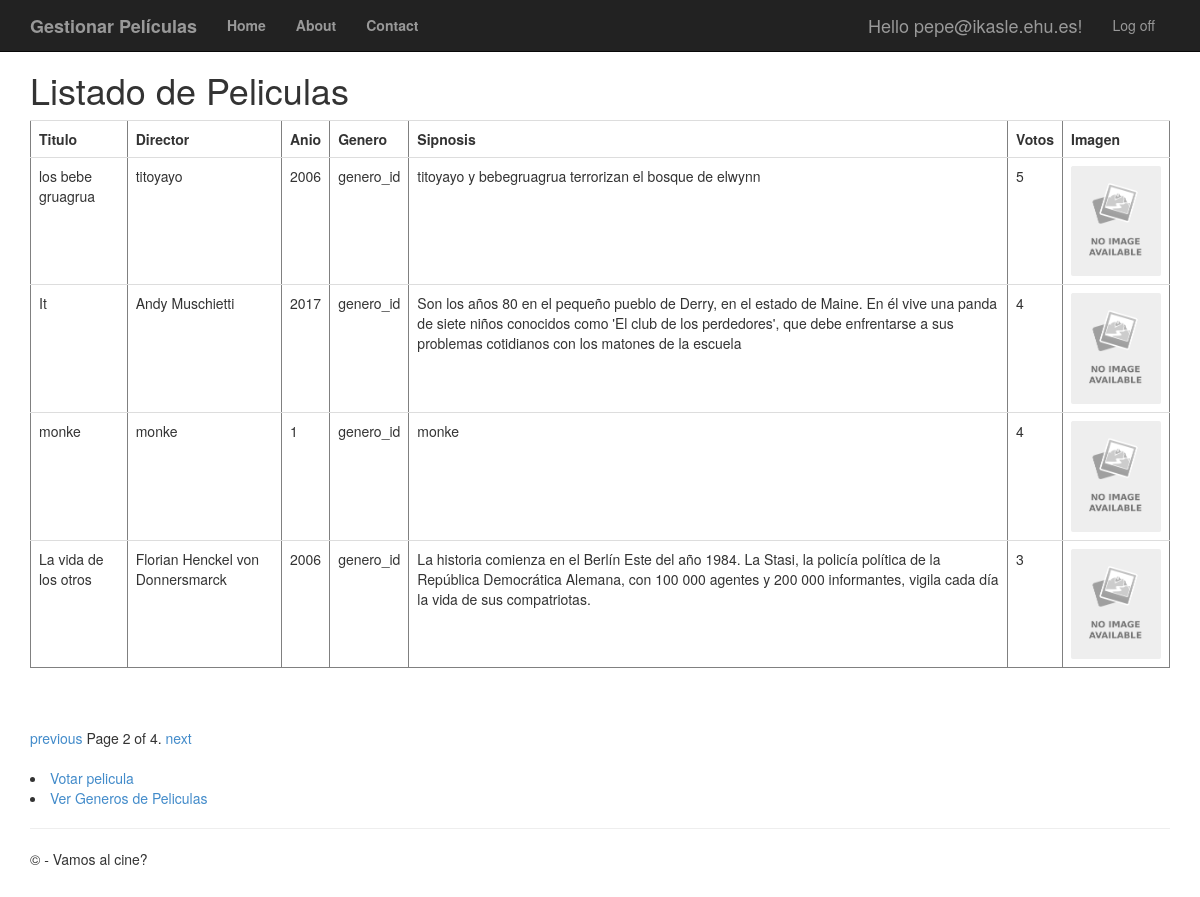
Screenshot of /peliculas/?page=2 (signed in) with the database file from the repository.
### app/models.py (models this page shows, shortened)
class Pelicula(models.Model):
	titulo = models.CharField(max_length=100)
	direccion = models.CharField(max_length=60)
	anio = models.IntegerField(validators=[MaxValueValidator(99999999999)])
	genero = models.CharField(max_length=60)
	sinopsis = models.CharField(max_length=700)
	votos = models.IntegerField(validators=[MaxValueValidator(99999999999)])
	imagen = models.ImageField(upload_to = "images/", blank=True, null=True)

### app/views.py (the view)
# urls.py: path('peliculas/', views.peliculas, name='peliculas'),
def peliculas(request):
	if not request.user.is_authenticated:
		return HttpResponseRedirect('/login')
	else:
		film_lista = Pelicula.objects.all().order_by('-votos')
		paginator = Paginator(film_lista, 4) #Se indica que se mostraran 4 peliculas por pagina
		page = request.GET.get('page')
		try:
			pelis = paginator.page(page)
		except PageNotAnInteger:
			pelis = paginator.page(1)
		except EmptyPage:
			pelis = paginator.page(paginator.num_pages)
		return render(request, 'app/peliculas.html', {'pelis': pelis})

### app/templates/app/peliculas.html (shortened to what this page needs)
{% extends "app/layout.html"%}
{% block content %}
<h1>Listado de Peliculas</h1>
<table border='1' class="table">
	<tr><td><b>Titulo</b></td><td><b>Director</b></td><td><b>Anio</b></td><td><b>Genero</b></td><td><b>Sipnosis</b></td><td><b>Votos</b></td><td><b>Imagen</b></td></tr>
	{% for filma in pelis %}
	<tr>
		<td>{{ filma.titulo }}</td>
		<td>{{ filma.direccion }}</td>
		<td>{{ filma.anio }}</td>
		<td>{{ filma.genero }}</td>
		<td>{{ filma.sinopsis }}</td>
		<td>{{ filma.votos }}</td>
		<td><img src="{{ filma.imagen.url }}" width="90"/></td>
	</tr>
	{% endfor %}
</table>
<br />
{% if pelis.has_other_pages %}
<div class="pagination">
	<span class="step-links">
		{% if pelis.has_previous %}
		<a href="?page={{ pelis.previous_page_number }}">previous</a>
		{% endif %}
		<span class="current">
			Page {{ pelis.number }} of {{ pelis.paginator.num_pages }}.
		</span>
		{% if pelis.has_next %}
		<a href="?page={{ pelis.next_page_number }}">next</a>
		{% endif %}
	</span>
</div>
<br />
{% endif %}
<li><a href="{% url 'voto' %}">Votar pelicula</a></li>
<li><a href="{% url 'generos' %}">Ver Generos de Peliculas</a></li>
{% endblock %}

### app/templates/app/loginpartial.html (shortened to what this page needs)
{% if user.is_authenticated %}
<form id="logoutForm" action="/logout/" method="post" class="navbar-right">
    <ul class="nav navbar-nav navbar-right">
        <li><span class="navbar-brand">Hello {{ user.username }}!</span></li>
        <li><a href="javascript:document.getElementById('logoutForm').submit()">Log off</a></li>
    </ul>
</form>
{% else %}
<ul class="nav navbar-nav navbar-right">
    <li><a href="{% url 'registro' %}">Registro</a></li>
    <li><a href="{% url 'login' %}">Login</a></li>
</ul>
{% endif %}

### app/static/app/content/site.css (style rules this page uses)
body { padding-top: 50px; padding-bottom: 20px; }

### rows the page displays
Pelicula: titulo "los bebe gruagrua", direccion "titoyayo", anio "2006", genero "genero_id", sinopsis "titoyayo y bebegruagrua terrorizan el bosque de elwynn", votos "5", imagen (placeholder picture)
Pelicula: titulo "It", direccion "Andy Muschietti", anio "2017", genero "genero_id", sinopsis "Son los años 80 en el pequeño pueblo de Derry, en el estado de Maine. En él vive una panda de siete niños conocidos como 'El club de los perdedores', que debe enfrentarse a sus problemas cotidianos con los matones de la escuela", votos "4", imagen (placeholder picture)
Pelicula: titulo "monke", direccion "monke", anio "1", genero "genero_id", sinopsis "monke", votos "4", imagen (placeholder picture)
Pelicula: titulo "La vida de los otros", direccion "Florian Henckel von Donnersmarck", anio "2006", genero "genero_id", sinopsis "La historia comienza en el Berlín Este del año 1984. La Stasi, la policía política de la República Democrática Alemana, con 100 000 agentes y 200 000 informantes, vigila cada día la vida de sus compatriotas.", votos "3", imagen (placeholder picture)

### other values shown
{{ user.username }} "pepe@ikasle.ehu.es"
{{ pelis.number }} "2"
{{ pelis.paginator.num_pages }} "4"
